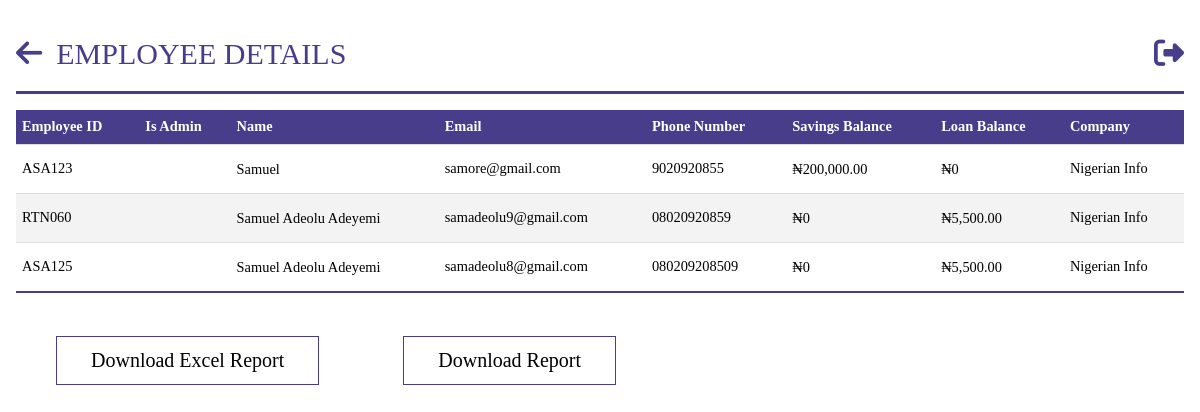
Page /persons (signed in) on the earlier database version.
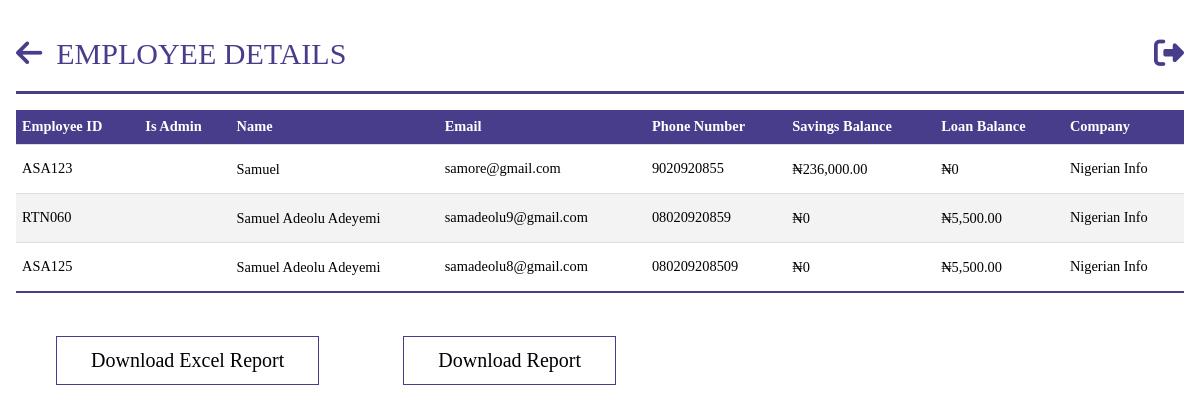
Same page on the later database version.
### models.py (models this page shows, shortened)
class Person(db.Model, UserMixin):
    __tablename__ = "persons"
    id = db.Column(db.Integer, primary_key=True)
    name = db.Column(db.String(100), nullable=False)
    role_id = db.Column(db.Integer, db.ForeignKey("roles.id"))
    email = db.Column(db.String, nullable=True, unique=True)
    password = db.Column(db.String(255), nullable=False)
    company_id = db.Column(db.Integer, db.ForeignKey("companies.id"))
    employee_id = db.Column(db.String, nullable=False, unique=True)
    phone_no = db.Column(db.String, unique=True)
    balance_bfd = db.Column(db.Float, default=0.0)
    balance_withheld = db.Column(db.Float, default=0.0)
    available_balance = db.Column(db.Float, default=0.0)
    loan_balance = db.Column(db.Float, default=0.0)
    loan_balance_bfd = db.Column(db.Float, default=0.0)
    loans = db.relationship("Loan", backref="person",foreign_keys="[Loan.person_id]")
    bank_payments_made = db.relationship("BankPayment", backref="payer", lazy=True)
    payments_made = db.relationship("SavingPayment", backref="payer", lazy=True)
    loan_payments_made = db.relationship("LoanPayment", backref="payer", lazy=True)
    @hybrid_property
    def total_balance(self):
        return self.available_balance + self.balance_withheld

class Company(db.Model):
    __tablename__ = "companies"
    id = db.Column(db.Integer, primary_key=True)
    name = db.Column(db.String(100), nullable=False, unique=True)
    balance_bfd = db.Column(db.Float, default=0.0)
    amount_accumulated = db.Column(db.Float, default=0.0)
    payments_made = db.relationship("BankPayment", backref="company_payer", lazy=True)
    employees = db.relationship("Person", backref="company", lazy=True)

### app.py (the view)
@app.route("/persons", methods=["GET"])
@login_required
@role_required(["Admin", "Secretary", "Sub-Admin"])
def get_persons():
    persons = query.get_persons()
    total_loan = sum(person.loan_balance for person in persons)
    total_savings = sum(person.total_balance for person in persons)
    return render_template(
        "query/person.html",
        persons=persons,
        total_loan=total_loan,
        total_savings=total_savings,
    )

### app.py (called while the page is built)
@login_manager.user_loader
def load_user(person_id):
    return Person.query.get(person_id)

def role_required(roles_required):
    def decorator(view_func):
        @wraps(view_func)
        def wrapper(*args, **kwargs):
            if not current_user.is_authenticated:
                flash("You must be logged in to access this page.", "error")
                return redirect(url_for("login"))
            user_role = current_user.role
            if user_role.name not in roles_required:
                flash("You don't have the required role to access this page.", "error")
                return redirect(
                    url_for("dashboard")
                )  # Change this to your desired redirect
            return view_func(*args, **kwargs)
        return wrapper
    return decorator

@app.before_request
def before_request():
    g.user = current_user

@app.template_filter("currency")
@login_required
def currency(value):
    modified_value = format_currency(value)  # Modify the value as needed
    return modified_value

### queries.py (called while the page is built)
    def get_persons(self):
        person = Person.query.all()
        return person

### templates/query/person.html (shortened to what this page needs)
{%extends 'base.html' %}
{% block header%}
EMPLOYEE DETAILS
{% endblock  %}
{% block anchor%}
<a href="{{ url_for('queries') }}" id='arrow'><i class="fa-solid fa-arrow-left"></i></a>
{% endblock  %}
{%block content%}
<body id="person">
    <table class="tab-content">
        <tbody>
            <tr>
                <th>Employee ID</th>
                <th>Is Admin</th>
                <th>Name</th>
                <th>Email</th>
                <th>Phone Number</th>
                <th>Savings Balance</th>
                <th>Loan Balance</th>
                <th>Company </th>
            </tr>
            {%for person in persons%}
            <tr>
                <td>{{ person.employee_id }}</td>
                <td>{{ person.is_admin }}</td>
                <td><a href="{{ url_for('savings_account_details',person_id=person.id)}}">{{ person.name }}</a></td>
                <td>{{ person.email }}</td>
                <td>{{ person.phone_no }}</td>
                <td><a href="{{url_for('savings_account',person_id=person.id)}}">{{ person.total_balance | currency}}</a></td>
                <td><a href="{{url_for('loan_account',person_id=person.id)}}">{{ person.loan_balance | currency}}</a></td>
                <td>{{ person.company.name }}</td>
            </tr>
            {%endfor%}
        </tbody>
    </table>
    <button id="downloadExcelButton">Download Excel Report</button>
    <button id="downloadPdfButton" onclick="window.print()">Download Report</button>
</body>
{%endblock%}

Differences in the rows shown:
changed Person "ASA123": total_balance "₦200,000.00" → "₦236,000.00"
